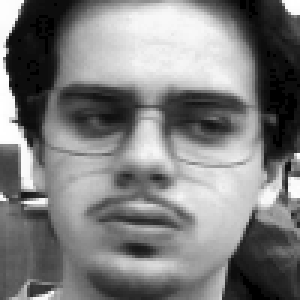
#> input picture opencvproject/reference_images/leitao/105.png, 100 x 100 px, given in place of the camera (shown 3 times larger)
$ python capture_photos.py
#> lines starting #> are read from the running program, lines starting #| are printed output that depends on the picture
import cv2
import os

# --- Configurações ---
base_dir = "reference_images"
num_photos = 700        # Fotos por pessoa
face_size = (100, 100)
brightness_threshold = 80
center_margin = 0.5

haar_path = cv2.data.haarcascades + "haarcascade_frontalface_default.xml"
face_cascade = cv2.CascadeClassifier(haar_path)

# Perguntar nomes
nomes_input = input("Digite os nomes separados por vírgula: ")
#> the answer given: reference_images/leitao/105.png
nomes = [n.strip() for n in nomes_input.split(",")]

cap = cv2.VideoCapture(0)
cv2.namedWindow("Capture Photos LBPH", cv2.WINDOW_NORMAL)

frame_width = int(cap.get(cv2.CAP_PROP_FRAME_WIDTH))
frame_height = int(cap.get(cv2.CAP_PROP_FRAME_HEIGHT))

def is_face_centered(x, y, w, h):
    cx = x + w/2
    cy = y + h/2
    return (frame_width*(0.5-center_margin) < cx < frame_width*(0.5+center_margin) and
            frame_height*(0.5-center_margin) < cy < frame_height*(0.5+center_margin))

for nome in nomes:
    person_dir = os.path.join(base_dir, nome)
    os.makedirs(person_dir, exist_ok=True)
    print(f"\nCapturando fotos para: {nome}")
    count = 0

    while count < num_photos:
        ret, frame = cap.read()
        if not ret:
            continue

        gray = cv2.cvtColor(frame, cv2.COLOR_BGR2GRAY)
        brightness = gray.mean()
        faces = face_cascade.detectMultiScale(gray, scaleFactor=1.1, minNeighbors=5)

        for (x, y, w, h) in faces:
            if brightness < brightness_threshold or not is_face_centered(x, y, w, h):
                cv2.putText(frame, "Rosto centralizado e bem iluminado",
                            (10, 30), cv2.FONT_HERSHEY_SIMPLEX, 0.7, (0,0,255), 2)
                continue

            face_crop = cv2.resize(gray[y:y+h, x:x+w], face_size)
            face_crop = cv2.equalizeHist(face_crop)

            file_path = os.path.join(person_dir, f"{count}.png")
            cv2.imwrite(file_path, face_crop)
            count += 1

            cv2.rectangle(frame, (x, y), (x+w, y+h), (0,255,0), 2)
            cv2.putText(frame, f"{nome}: {count}/{num_photos}",
                        (10, 30), cv2.FONT_HERSHEY_SIMPLEX, 0.8, (0,255,0), 2)

        cv2.imshow("Capture Photos LBPH", frame)
        if cv2.waitKey(30) & 0xFF == ord('q'):
            break
#> this loop made 1 pass
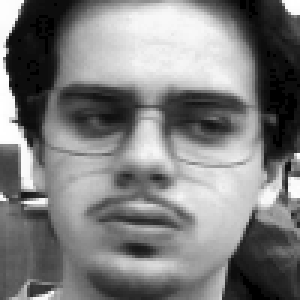
#> input picture opencvproject/reference_images/leitao/105.png, 100 x 100 px, given in place of the camera (shown 3 times larger)
#> pass 1, `cv2.imwrite(file_path, face_crop)`:
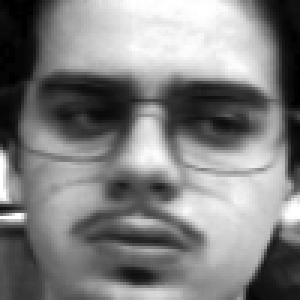
#> saved as 0.png: shape (100, 100) (shown 3 times larger); min 0, max 255, mean 127.8
#> pass 1, `cv2.imshow("Capture Photos LBPH", frame)`:
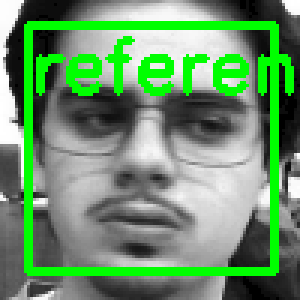
#> window 'Capture Photos LBPH': shape (100, 100, 3) (shown 3 times larger); mean B, G, R 106.4, 146.9, 106.4

cap.release()
cv2.destroyAllWindows()
cv2.waitKey(1)
print("\nFotos de referência capturadas com sucesso.")

$ run again, on opencvproject/reference_images/leitao/11.png
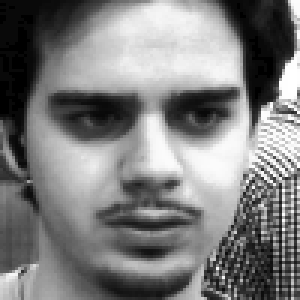
#> input picture opencvproject/reference_images/leitao/11.png, 100 x 100 px, given in place of the camera (shown 3 times larger)
#> the loop `for nome in nomes:` made 1 pass
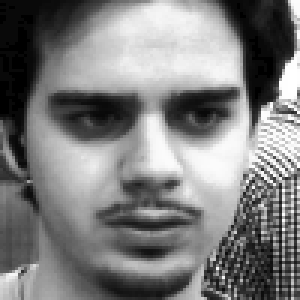
#> input picture opencvproject/reference_images/leitao/11.png, 100 x 100 px, given in place of the camera (shown 3 times larger)
#> pass 1, `cv2.imwrite(file_path, face_crop)`:
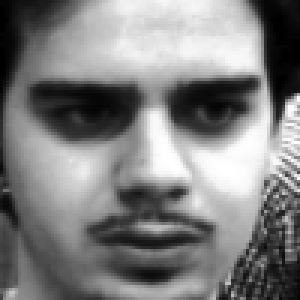
#> saved as 0.png: shape (100, 100) (shown 3 times larger); min 0, max 255, mean 127.5
#> pass 1, `cv2.imshow("Capture Photos LBPH", frame)`:
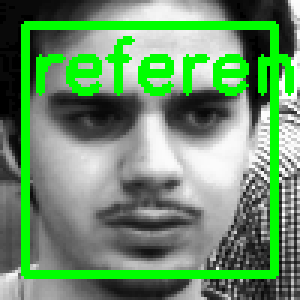
#> window 'Capture Photos LBPH': shape (100, 100, 3) (shown 3 times larger); mean B, G, R 105.2, 146.1, 105.2

$ run again, on opencvproject/reference_images/leitao/110.png
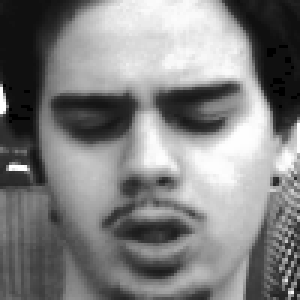
#> input picture opencvproject/reference_images/leitao/110.png, 100 x 100 px, given in place of the camera (shown 3 times larger)
#> the loop `for nome in nomes:` made 1 pass
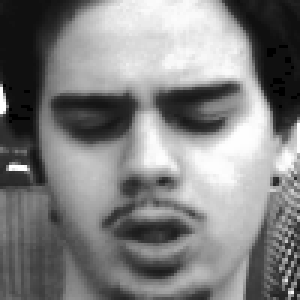
#> input picture opencvproject/reference_images/leitao/110.png, 100 x 100 px, given in place of the camera (shown 3 times larger)
#> pass 1, `cv2.imwrite(file_path, face_crop)`:
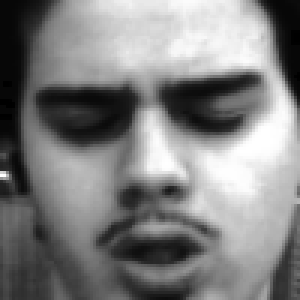
#> saved as 0.png: shape (100, 100) (shown 3 times larger); min 0, max 255, mean 128
#> pass 1, `cv2.imshow("Capture Photos LBPH", frame)`:
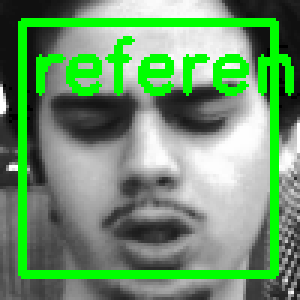
#> window 'Capture Photos LBPH': shape (100, 100, 3) (shown 3 times larger); mean B, G, R 108.2, 149.4, 108.2
